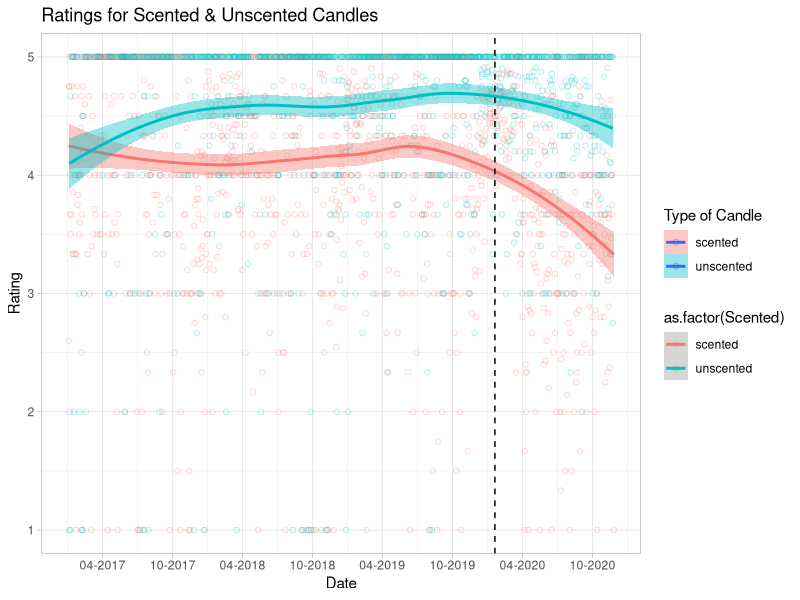
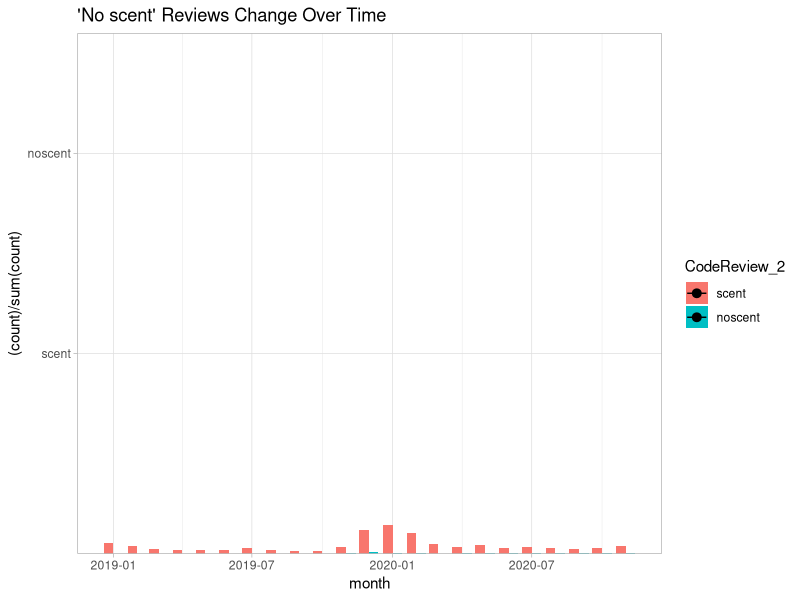

Generate these figures, in order, with R:
## ---- chunk 1
library(dplyr)
library(tidyverse)
library(readxl)


scented_all <- read_excel(here::here("HW_5/Scented_all.xlsx"))
View(scented_all)
unscented_all <- read_excel(here::here("HW_5/Unscented_all.xlsx"))
View(unscented_all)
## ---- chunk 2

scented_plot <-
scented_all %>%
  filter(Date > "2017-01-01") %>% 
  group_by(Date) %>%
  mutate(
    avg_rating = mean(Rating)
  ) %>%
  ggplot() +
    aes(x = as.Date(Date),
        y = avg_rating
       ) +
    geom_point(alpha = .3, 
               shape = 1,
               color = "violet") +
    geom_smooth(method = "loess") +
    scale_x_date(name = "Date", 
                 date_breaks = "6 months", 
                 date_labels = "%m-%Y") +
    geom_vline(xintercept = as.numeric(as.Date("2020-01-20")), linetype = "dashed") +
    scale_y_continuous(name = "Rating")+
    ggtitle("Scented Candles Rating") +
    theme_light()


unscented_plot <-
  unscented_all %>%
  filter(Date > "2017-01-01") %>% 
  group_by(Date) %>%
  mutate(
    avg_rating = mean(Rating)
  ) %>%
  ggplot() +
    aes(x = as.Date(Date),
        y = avg_rating
       ) +
    geom_point(alpha = .3, 
               shape = 1,
               color = "violet") +
    geom_smooth(method = "loess") +
    scale_x_date(name = "Date", 
                 date_breaks = "6 months", 
                 date_labels = "%m-%Y") +
    geom_vline(xintercept = as.numeric(as.Date("2020-01-20")), linetype = "dashed") +
    scale_y_continuous(name = "Rating") +
    ggtitle("Unscented Candles Rating") +
    theme_light()

## ---- chunk 3
candles_full <- bind_rows(
	scented = scented_all, 
	unscented = unscented_all, 
	.id = "Scented"
)
## ---- chunk 4

all_candles <-
candles_full %>%
  filter(Date > "2017-01-01") %>% 
  group_by(Scented, Date) %>%
  summarise(mu = mean(Rating)) %>%
  ggplot()+
    aes(x= as.Date(Date), 
        y= mu, 
        shape=as.factor(Scented),
        color=as.factor(Scented),
        fill= as.factor(Scented)) + 
    geom_point(alpha=.3, shape=1) +
    geom_smooth(method = "loess") +
    scale_x_date(name = "Date", 
                 date_breaks = "6 months", 
                 date_labels = "%m-%Y") +
    geom_vline(xintercept = as.numeric(as.Date("2020-01-20")), linetype = "dashed") +
    scale_y_continuous(name = "Rating") +
    scale_fill_discrete(name = "Type of Candle") +
    ggtitle("Ratings for Scented & Unscented Candles") +
    theme_light() 
  
all_candles

## ---- chunk 5
str_no_scent <- function(x){
  as.numeric(
  	case_when(
  		str_detect(x, "[Nn]o scent") ~ "1", 
  		str_detect(x, "[Nn]o smell") ~ "1",
  		str_detect(x, "[Dd]oes not smell like") ~ "1",
  		str_detect(x, "[Dd]oesn't smell like") ~ "1",
  		str_detect(x, "[Cc]an't smell") ~ "1",
  		str_detect(x, "[Cc]annot smell") ~ "1",
  		str_detect(x, "[Ff]aint smell") ~ "1",
  		str_detect(x, "[Ff]aint scent") ~ "1",
  		str_detect(x, "[Dd]on't smell") ~ "1",
  		str_detect(x, "[Ll]ike nothing") ~ "1",
  		TRUE ~ "0"
  	)
  )
}

scented_all$CodeReview <- str_no_scent(scented_all$Review)
scented_all$CodeReview_2 <- factor(scented_all$CodeReview , labels = c("scent", "noscent"))

print(scented_all)

## ---- chunk 6

new_scented <- 
  scented_all %>%
  filter(Date > "2019-01-01") %>%
  mutate(month = lubridate:: floor_date(Date, "month")) %>%
  mutate(review = str_no_scent(Review)) %>%
  group_by(CodeReview_2, month) %>%
  ggplot() +
    aes(x = month ,
        y = (..count..)/sum(..count..), 
        fill = CodeReview_2 , 
        color = month
        ) +
    geom_bar(position = "dodge") +
  stat_summary(
    aes(y = CodeReview_2), 
        fun.data = mean_cl_normal) +
      ggtitle("'No scent' Reviews Change Over Time") +
      theme_light() 
  
new_scented
  

